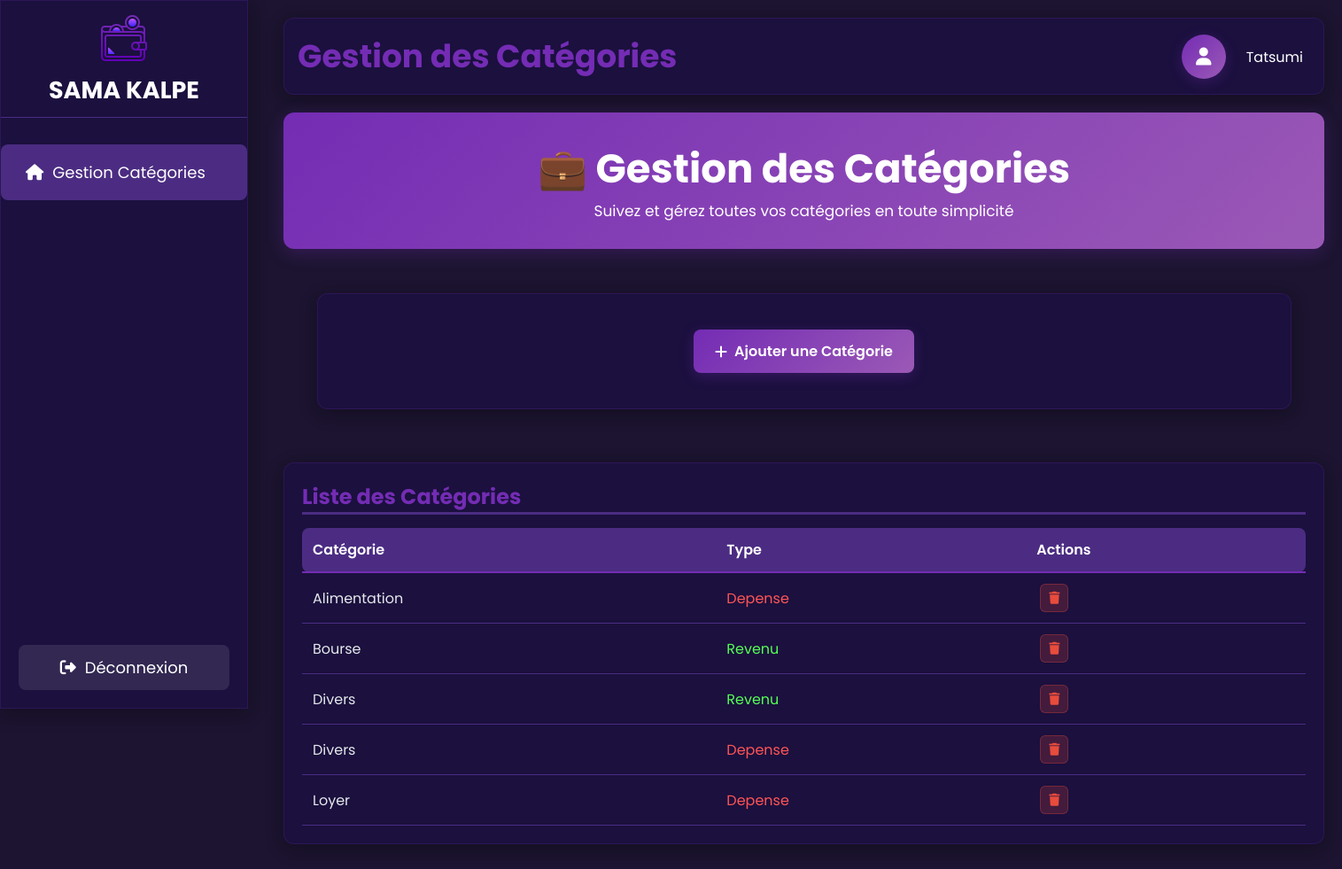
Page /gestion_categorie.php (signed in) on the committed database.
### tables this page shows
CREATE TABLE IF NOT EXISTS `utilisateur` (
  `ID_UTILISATEUR` int NOT NULL AUTO_INCREMENT,
  `ID_ROLE` int NOT NULL,
  `NOM_UTILISATEUR` varchar(255) DEFAULT NULL,
  `PRENOM` varchar(255) DEFAULT NULL,
  `EMAIL` varchar(255) DEFAULT NULL,
  `MOT_DE_PASSE` varchar(255) DEFAULT NULL,
  `CODE` int DEFAULT NULL,
  `FLAG_REINITIALISATION` tinyint(1) DEFAULT '0',
  PRIMARY KEY (`ID_UTILISATEUR`),
  KEY `ID_ROLE` (`ID_ROLE`)
);

CREATE TABLE IF NOT EXISTS `categorie` (
  `ID_CATEGORIE` int NOT NULL AUTO_INCREMENT,
  `ID_TYPE` int NOT NULL,
  `NOM_CATEGORIE` varchar(255) DEFAULT NULL,
  PRIMARY KEY (`ID_CATEGORIE`),
  KEY `ID_TYPE` (`ID_TYPE`)
);

CREATE TABLE IF NOT EXISTS `type` (
  `ID_TYPE` int NOT NULL AUTO_INCREMENT,
  `NOM_TYPE` varchar(255) NOT NULL,
  PRIMARY KEY (`ID_TYPE`)
);

### gestion_categorie.php (the view, shortened to what this page needs)
<?php
require_once __DIR__ . '/config/config.php';
$userId = $_SESSION['id'] ?? null;
$stmt = $mysqlClient->prepare("SELECT NOM_UTILISATEUR, PRENOM FROM utilisateur WHERE ID_UTILISATEUR = ?");
$stmt->execute([$userId]);
$user = $stmt->fetch(PDO::FETCH_ASSOC);
$sql = "
    SELECT
        c.ID_CATEGORIE,
        c.NOM_CATEGORIE,
        t.NOM_TYPE
    FROM categorie c
    JOIN type t ON c.ID_TYPE = t.ID_TYPE
    ORDER BY c.NOM_CATEGORIE
";
$stmt = $mysqlClient->prepare($sql);
$stmt->execute();
$categories = $stmt->fetchAll(PDO::FETCH_ASSOC);
?>
<!DOCTYPE html>
<html lang="fr">
<head>
    <link rel="stylesheet" href="https://cdnjs.cloudflare.com/ajax/libs/font-awesome/6.6.0/css/all.min.css">
    <link rel="stylesheet" href="CSS/accueil.css">
    <link rel="stylesheet" href="CSS/dropdown.css">
    <link rel="stylesheet" href="CSS/sidebar.css">
    <link rel="stylesheet" href="CSS/gestion_categorie.css">
</head>
<body>
<div class="container">
  <aside class="sidebar">
    <div class="titre">
      <a href="accueil.php"><img src="icone/logo.png" alt="logo" class="logo" style="cursor: pointer;"></a>
      <h1>SAMA KALPE</h1>
    </div>
    <ul>
      <li class="active";><a href="gestion_categorie.php" style="text-decoration: none;color:white"><i class="fa-solid fa-house"></i>Gestion Catégories</a></li>
    </ul>
    <div class="sidebar-footer">
      <a href="deconnexion.php" class="logout-sidebar">
        <i class="fa-solid fa-sign-out-alt"></i> Déconnexion
      </a>
    </div>
  </aside>
  <main class="main">
    <header class="header">
      <h1>Gestion des Catégories</h1>
      <div class="user-profile">
        <a href="profil.php" class="profile-btn">
          <i class="fa-solid fa-user"></i>
        </a>
        <div class="user-dropdown">
          <span class="user-name" onclick="toggleDropdown()"><?= htmlspecialchars($user['NOM_UTILISATEUR'] ?? 'Utilisateur') ?></span>
        </div>
      </div>
    </header>
    <section class="introduction">
      <h1>💼 Gestion des Catégories</h1>
      <p>Suivez et gérez toutes vos catégories en toute simplicité</p>
    </section>
    <div class="separator">
    <section style="width:1100px" class="actions-section">
      <div class="btn-container">
        <a href="ajout_categorie.php" class="btn-ajouter">
          <i class="fa-solid fa-plus"></i> Ajouter une Catégorie
        </a>
      </div>
    </section>
    </div>
    <section class="transactions">
      <h2>Liste des Catégories</h2>
      <div id="liste_categories" class="tab-content">
        <table class="transaction">
          <thead>
            <tr>
              <th>Catégorie</th>
              <th>Type</th>
              <th>Actions</th>
            </tr>
          </thead>
          <tbody>
            <?php if (!empty($categories)): ?>
  <?php foreach ($categories as $d): ?>
    <?php
      $type = $d['NOM_TYPE'] ?? '';
      $couleur = '';
      if (strtolower($type) === 'dépense' || strtolower($type) === 'depense') {
          $couleur = 'color: #ff5555';
      } elseif (strtolower($type) === 'revenu') {
          $couleur = 'color: #55ff55;';
      }
    ?>
    <tr>
      <td><?= htmlspecialchars($d['NOM_CATEGORIE'] ?? 'Non défini') ?></td>
      <td style="<?= $couleur ?>"><?= htmlspecialchars($type) ?></td>
      <td>
        <a href="supp_categorie.php?id=<?= (int)($d['ID_CATEGORIE'] ?? 0) ?>" class="btn-icon btn-supprimer" title="Supprimer" onclick="return confirm('Supprimer cette catégorie ?')">
          <i class="fa-solid fa-trash"></i>
        </a>
      </td>
    </tr>
  <?php endforeach; ?>
<?php else: ?>
  <tr>
    <td colspan="3" style="text-align: center; color: #bbb;">Aucune catégorie trouvée.</td>
  </tr>
<?php endif; ?>
          </tbody>
        </table>
      </div>
    </section>
  </main>
</div>
</body>
</html>

### CSS/accueil.css (style rules this page uses)
* { margin: 0; padding: 0; box-sizing: border-box; font-family: 'Poppins', sans-serif; }
body { background-color: #1C1430; color: white; height: 150vh; }
.container { display: grid; grid-template-columns: 300px 1fr; grid-template-areas: "sidebar main"; height: 100vh; }
.sidebar ul li a { display: block; width: 100%; height: 100%; padding: 0; margin: 0; text-decoration: none; }
.main { grid-area: main; display: grid; grid-template-columns: repeat(2, 1fr); grid-template-rows: auto auto auto auto; grid-template-areas: "header header" "introduction introduction" "solde solde" "stats1 stats2" "transactions transactions"; gap: 20px; padding: 20px; margin-left: 0 !important; }
.header { grid-area: header; background: #1b103e; box-shadow: 0 5px 20px rgba(0,0,0,0.3); border: 1px solid rgba(116, 48, 180, 0.2); padding: 15px; border-radius: 12px; font-size: 18px; display: flex; justify-content: space-between; align-items: center; }
.header h1 { color: #742CB4; }
.user-profile { display: flex; align-items: center; gap: 15px; }
.profile-btn { width: 50px; height: 50px; border-radius: 50%; background: linear-gradient(135deg, #742CB4 0%, #9B59B6 100%); border: none; color: white; font-size: 20px; cursor: pointer; box-shadow: 0 4px 15px rgba(116, 44, 180, 0.3); display: flex; align-items: center; justify-content: center; }
.introduction { grid-area: introduction; background: linear-gradient(135deg, #742CB4 0%, #9B59B6 100%); box-shadow: 0 5px 20px rgba(116, 48, 180, 0.3); padding: 30px; display: flex; flex-direction: column; justify-content: center; align-items: center; border-radius: 12px; }
.introduction p { font-size: 17px; }
.introduction h1 { font-size: 45px; }
.transactions { grid-area: transactions; background: #1b103e; box-shadow: 0 5px 20px rgba(0,0,0,0.3); border: 1px solid rgba(116, 48, 180, 0.2); padding: 20px; border-radius: 12px; }
.transactions h2 { margin-bottom: 15px; border-bottom: 3px solid #4b2c82; color: #742CB4; }
.transaction { width: 100%; border-collapse: collapse; margin-top: 15px; }
.transaction th { background: #4b2c82; color: white; padding: 12px; text-align: left; font-weight: 600; border-bottom: 2px solid #742CB4; }
.transaction td { padding: 12px; border-bottom: 1px solid #4b2c82; color: #e5e7eb; }
.transaction th:first-child, .transaction td:first-child { border-radius: 8px 0 0 8px; }
.transaction th:last-child, .transaction td:last-child { border-radius: 0 8px 8px 0; }

### CSS/dropdown.css (style rules this page uses)
.user-dropdown { position: relative; display: inline-block; }
.user-name { cursor: pointer; color: white; font-size: 16px; padding: 4px 8px; border-radius: 4px; transition: background-color 0.3s ease; }

### CSS/sidebar.css (style rules this page uses)
.sidebar { grid-area: sidebar; background: #1b103e; box-shadow: 0 5px 20px rgba(0,0,0,0.3); border: 1px solid rgba(116, 48, 180, 0.2); }
.titre { display: flex; padding: 10px; align-items: center; flex-direction: column; border-bottom: 1px solid #4b2c82; margin-bottom: 30px; }
.sidebar ul { list-style: none; }
.sidebar ul li { padding: 18px; margin-bottom: 20px; margin-left: px; border-radius: 8px; cursor: pointer; transition: 0.3s; }
.sidebar ul li i { margin-right: 10px; margin-left: 10px; }
.sidebar ul li:hover, .sidebar ul li.active { background: #4b2c82; }
.sidebar { position: fixed; top: 0; left: 0; height: 100vh; overflow-y: auto; z-index: 1000; width: 280px; font-size: large; }
.sidebar-footer { position: absolute; bottom: 20px; left: 20px; right: 20px; }
.logout-sidebar { display: flex; align-items: center; justify-content: center; gap: 10px; padding: 12px 16px; background-color: rgba(255, 255, 255, 0.1); color: white; text-decoration: none; border-radius: 8px; transition: background-color 0.3s; width: 100%; box-sizing: border-box; }
.main { padding: 20px; min-height: 100vh; }

### rows in the picture
utilisateur: NOM_UTILISATEUR "Tatsumi"
categorie: NOM_CATEGORIE "Alimentation", ID_TYPE.NOM_TYPE "Depense"
categorie: NOM_CATEGORIE "Bourse", ID_TYPE.NOM_TYPE "Revenu"
categorie: NOM_CATEGORIE "Divers", ID_TYPE.NOM_TYPE "Revenu"
categorie: NOM_CATEGORIE "Divers", ID_TYPE.NOM_TYPE "Depense"
categorie: NOM_CATEGORIE "Loyer", ID_TYPE.NOM_TYPE "Depense"
